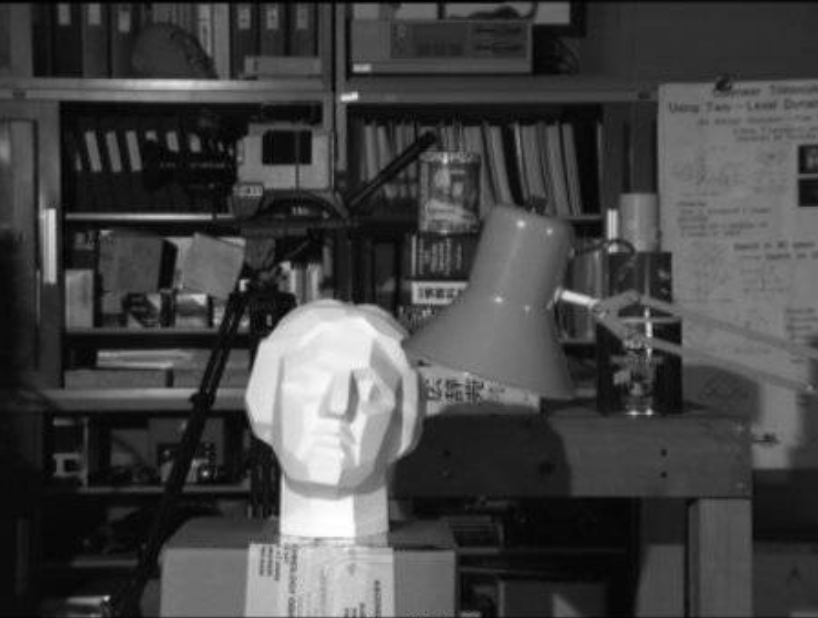
#> input picture data/images/profile.png, 818 x 618 px, found by its file name
$ python histCreate.py
#> lines starting #> are read from the running program, lines starting #| are printed output that depends on the picture
#!/usr/bin/env python
# -*- coding: utf-8 -*-

import cv2
import numpy as np
import matplotlib.pyplot as plt

img = cv2.imread('/Users/amourlee/Desktop/profile.png', 0)
#> img: shape (618, 818); min 0, max 255, mean 68.5

# flatten将数组变成一维
hist, bins = np.histogram(img.flatten(), 256, [0, 256])
#> hist = 256 values, max 9482 at index 11, min 14 at index 0, mean 1974.7; bins = 257 values from 0 to 256

# 计算累积分布图
cdf = hist.cumsum()
#> cdf = 256 values from 14 to 505524
cdf_normalized = cdf * hist.max() / cdf.max()
#> cdf_normalized = 256 values from 0.263 to 9482

plt.plot(cdf_normalized, color = 'b')
plt.hist(img.flatten(), 256, [0, 256], color = 'r')
plt.xlim([0,256])
plt.legend(('cdf', 'histogram'), loc = 'upper left')

plt.show()
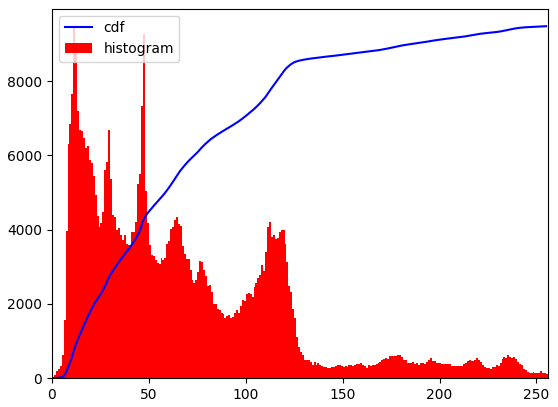
#> figure drawn by matplotlib, 1 panel; tallest bar 9482 high, from x = 11 to 12; curve peaks at x = 255, y = 9482
